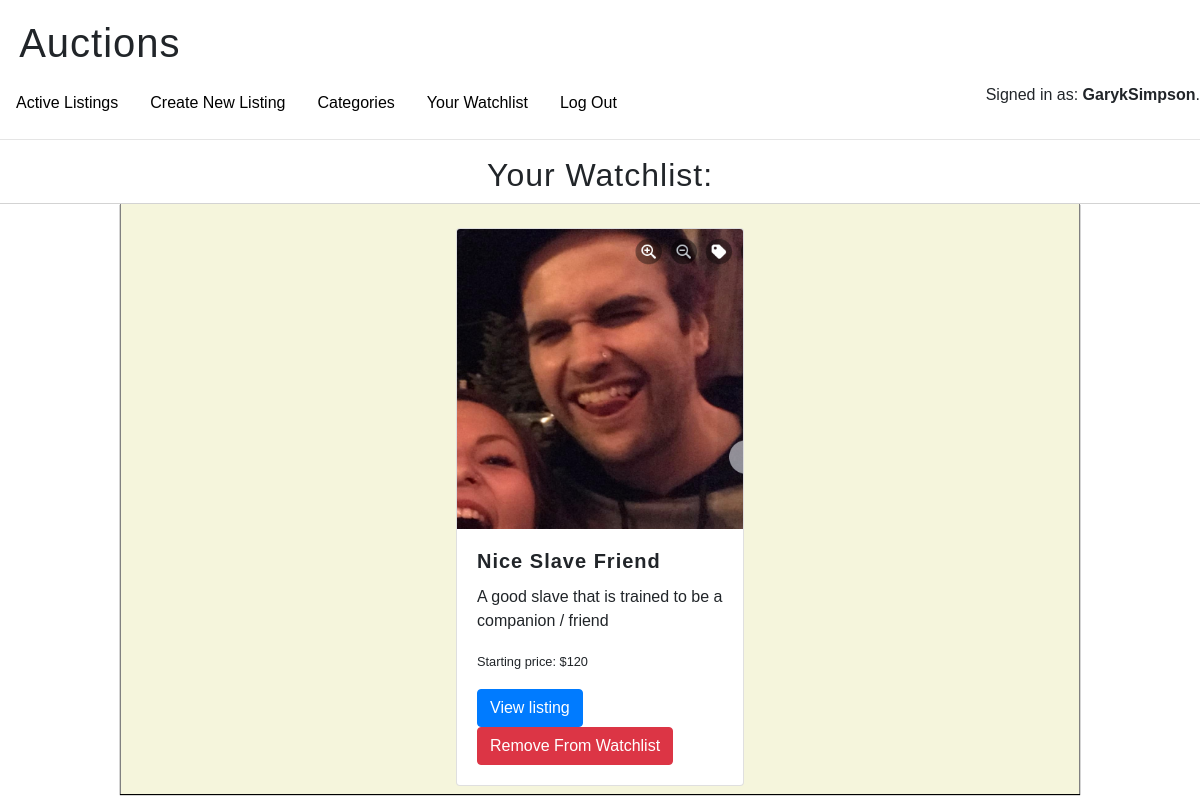
The app's page /watchlist/1 (signed in) with its own data.
### auctions/models.py (models this page shows)
class User(AbstractUser):
    pass

class WatchList(models.Model):
    user = models.ForeignKey(User, on_delete=models.CASCADE)
    auction = models.ForeignKey(AuctionListings, on_delete=models.CASCADE)

class AuctionListings(models.Model):
    title = models.CharField(max_length = 64)
    description = models.CharField(max_length = 255)
    starting_price = models.IntegerField()
    image = models.ImageField(default='', upload_to='media/')
    category = models.CharField(max_length=64, default='')
    creator = models.ForeignKey(User, on_delete=models.CASCADE)
    is_open = models.BooleanField(default=True)

### auctions/views.py (the view)
# urls.py: path("watchlist/<int:user_id>", views.watchlist, name='watchlist'),
def watchlist(request, user_id):
    watchlist = WatchList.objects.filter(user=request.user).all()
    highest_bid_subquery = Bids.objects.filter(listing = OuterRef('auction')).order_by('-amount')
    watchlist_with_highest_bid = watchlist.annotate(highest_bid = Subquery(highest_bid_subquery.values('amount')[:1]))
    if request.method == 'GET':
        return render(request, 'auctions/watchlist.html', {
            "watchlist":watchlist_with_highest_bid
        })
    else:
        auction = request.POST.get('remove')
        listing = WatchList.objects.filter(user = request.user, auction = auction).first()
        listing.delete()
        return HttpResponseRedirect(reverse('watchlist', args=(user_id,)))

### auctions/templates/auctions/watchlist.html (shortened to what this page needs)
{% extends 'auctions/layout.html' %}
{% block body %}
<div class="main-window">
  <div class="header-window">
    <h2>Your Watchlist:</h2>
  </div>
  <div class="content-window">
{% for item in watchlist %}
    <div class="card" style="width: 18rem;">
      <img src="{{item.auction.image.url}}" class="card-img-top" alt="product profile picture">
      <div class="card-body">
        <h5 class="card-title">{{item.auction.title}}</h5>
        <p class="card-text">{{item.auction.description}}</p>
        {% if item.highest_bid %}
        <p class="card-text"><small class="text-body-secondary">Current bid: ${{item.highest_bid}}</small></p>
        {% else %}
        <p class="card-text"><small>Starting price: ${{item.auction.starting_price}}</small></p>
        {% endif %}
        <a href="{% url 'listing' item.auction.id %}" class="btn btn-primary">View listing</a>
        <form action="{% url 'watchlist' user.id %}" method="post">
          <button type="submit" name="remove" value="{{item.auction.id}}" class="btn btn-danger">Remove From Watchlist</button>
        </form>
      </div>
    </div>
  {% empty %}
  <p>No items to show</p>
{% endfor %}
</div>
</div>
{% endblock %}

### auctions/templates/auctions/layout.html (shortened to what this page needs)
{% load static %}
<!DOCTYPE html>
<html lang="en">
    <head>
        <link rel="stylesheet" href="https://stackpath.bootstrapcdn.com/bootstrap/4.4.1/css/bootstrap.min.css">
        <link href="{% static 'auctions/styles.css' %}" rel="stylesheet">
    </head>
    <body>
        <nav>
        <h1 id="main-header">Auctions</h1>
        <div class="nav-line">
        <ul class="nav">
            <li class="nav-item">
                <a class="nav-link" href="{% url 'index' %}">Active Listings</a>
            </li>
            <li>
                <a class="nav-link" href="{% url 'create' %}" >Create New Listing</a>
            </li>
            <li class="nav-item">
                <a class="nav-link" href="{% url 'categories' %}">Categories</a>
            </li>
            {% if user.is_authenticated %}
                <li class="nav-item">
                    <a class="nav-link" href="{% url 'watchlist' user.id %}">Your Watchlist</a>
                </li>
                <li class="nav-item">
                    <a class="nav-link" href="{% url 'logout' %}">Log Out</a>
                </li>
            {% endif %}
        </ul>
        <div>
            {% if user.is_authenticated %}
                Signed in as: <strong>{{ user.username }}</strong>.
            {% else %}
                Not signed in.
            {% endif %}
        </div>
    </div>
        </nav>
        <hr>
        {% block body %}
        {% endblock %}
    </body>
</html>

### auctions/static/auctions/styles.css (style rules this page uses)
* { font-family: Arial, Helvetica, sans-serif; }
h1, h2 { font-family: Helvetica, sans-serif; letter-spacing: 1px; }
h5 { font-weight: bolder; letter-spacing: 1px; }
.main-window { display: flex; justify-content: center; align-items: center; flex-direction: column; }
#main-header { margin: 1.2rem; margin-bottom: 1rem; }
.content-window { display: flex; justify-content: center; align-items: center; background-color: beige; border-right: 1px solid grey; border-left: 1px solid grey; padding-top: 1rem; width: 80%; box-shadow: 0 1px 1px 0 black; }
a { text-decoration: none; color: black; }
.card { margin: 0.5rem; }
.nav-line { display: flex; justify-content: space-between; }
.card-img-top { max-height: 300px; max-width: 300px; }
.header-window { width: 100%; border-bottom: 1px solid lightgrey; text-align: center; }

### records on screen
User: username "GarykSimpson"
WatchList: auction.image (picture), auction "Nice Slave Friend", auction.description "A good slave that is trained to be a companion / friend", auction.starting_price "120"
